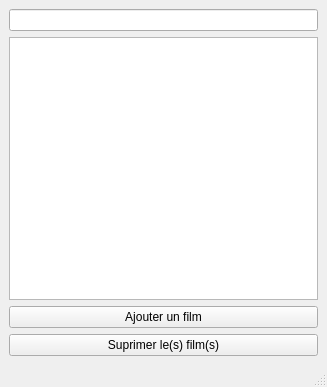
<?xml version="1.0" encoding="UTF-8"?>
<ui version="4.0">
 <class>MainWindow</class>
 <widget class="QMainWindow" name="MainWindow">
  <property name="geometry">
   <rect>
    <x>0</x>
    <y>0</y>
    <width>327</width>
    <height>387</height>
   </rect>
  </property>
  <property name="windowTitle">
   <string>CINECLUB</string>
  </property>
  <property name="windowIcon">
   <iconset>
    <normaloff>logo.png</normaloff>logo.png</iconset>
  </property>
  <widget class="QWidget" name="centralwidget">
   <layout class="QVBoxLayout" name="verticalLayout">
    <item>
     <widget class="QLineEdit" name="lineEdit"/>
    </item>
    <item>
     <widget class="QListWidget" name="listWidget"/>
    </item>
    <item>
     <widget class="QPushButton" name="pushButton_add">
      <property name="text">
       <string>Ajouter un film</string>
      </property>
      <property name="icon">
       <iconset>
        <normaloff>logo.png</normaloff>logo.png</iconset>
      </property>
     </widget>
    </item>
    <item>
     <widget class="QPushButton" name="pushButton_delete">
      <property name="text">
       <string>Suprimer le(s) film(s)</string>
      </property>
      <property name="icon">
       <iconset>
        <normaloff>delete.png</normaloff>delete.png</iconset>
      </property>
     </widget>
    </item>
   </layout>
  </widget>
  <widget class="QStatusBar" name="statusbar"/>
 </widget>
 <resources/>
 <connections/>
</ui>
